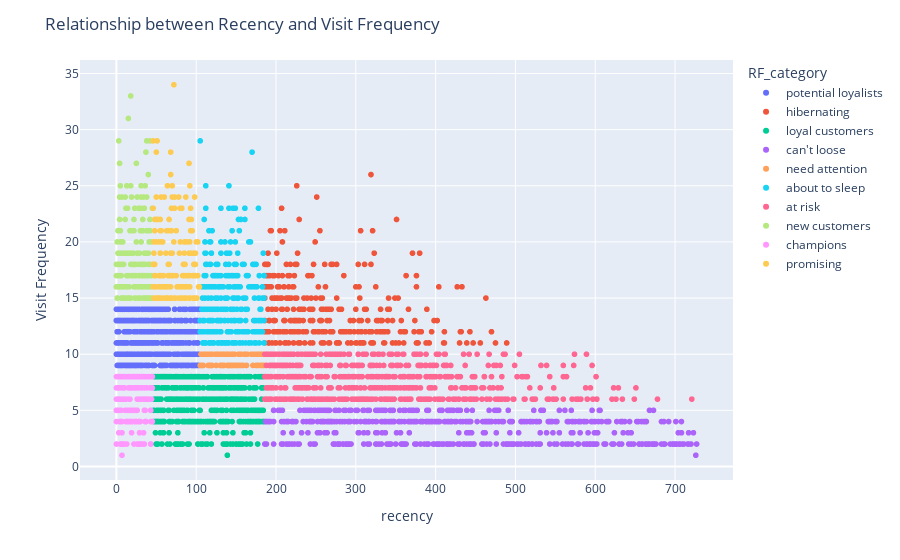

The notebook cell saved with this chart:
### Markdown cell above
# Relationship between Recency and Visit Frequency

### Code cell
fig= px.scatter(RFM, x='recency', y='Visit Frequency', color = 'RF_category')
fig.update_layout(title = 'Relationship between Recency and Visit Frequency')
fig.show()

### Figure 1 — Plotly figure (JSON) as saved in the notebook; plotly's stock layout.template omitted (floating-point values rounded to 4 significant figures; data arrays with more than 128 entries replaced by an {"elided": "..."} marker saying what was removed)
{"data": [{"hovertemplate": "RF_category=potential loyalists<br>recency=%{x}<br>Visit Frequency=%{y}<extra></extra>", "legendgroup": "potential loyalists", "marker": {"color": "#636efa", "symbol": "circle"}, "mode": "markers", "name": "potential loyalists", "showlegend": true, "type": "scattergl", "x": {"elided": "671 int values"}, "xaxis": "x", "y": {"elided": "671 int values"}, "yaxis": "y"}, {"hovertemplate": "RF_category=hibernating<br>recency=%{x}<br>Visit Frequency=%{y}<extra></extra>", "legendgroup": "hibernating", "marker": {"color": "#EF553B", "symbol": "circle"}, "mode": "markers", "name": "hibernating", "showlegend": true, "type": "scattergl", "x": {"elided": "325 int values"}, "xaxis": "x", "y": {"elided": "325 int values"}, "yaxis": "y"}, {"hovertemplate": "RF_category=loyal customers<br>recency=%{x}<br>Visit Frequency=%{y}<extra></extra>", "legendgroup": "loyal customers", "marker": {"color": "#00cc96", "symbol": "circle"}, "mode": "markers", "name": "loyal customers", "showlegend": true, "type": "scattergl", "x": {"elided": "588 int values"}, "xaxis": "x", "y": {"elided": "588 int values"}, "yaxis": "y"}, {"hovertemplate": "RF_category=can't loose<br>recency=%{x}<br>Visit Frequency=%{y}<extra></extra>", "legendgroup": "can't loose", "marker": {"color": "#ab63fa", "symbol": "circle"}, "mode": "markers", "name": "can't loose", "showlegend": true, "type": "scattergl", "x": {"elided": "564 int values"}, "xaxis": "x", "y": {"elided": "564 int values"}, "yaxis": "y"}, {"hovertemplate": "RF_category=need attention<br>recency=%{x}<br>Visit Frequency=%{y}<extra></extra>", "legendgroup": "need attention", "marker": {"color": "#FFA15A", "symbol": "circle"}, "mode": "markers", "name": "need attention", "showlegend": true, "type": "scattergl", "x": [162, 114, 132, 146, 128, 161, 107, 162, 143, 145, 163, 120, 135, 169, 181, 133, 125, 140, 162, 179, 147, 146, 145, 172, 117, 179, 164, 160, 175, 119, 106, 140, 140, 134, 131, 144, 130, 151, 143, 139, 153, 139, 124, 133, 185, 111, 111, 148, 134, 182, 115, 171, 120, 155, 106, 178, 184, 162, 117, 153, 155, 135, 140, 146, 132, 139, 126, 134, 159, 163, 139, 179, 144, 139, 154, 118, 141, 134, 150, 106, 176, 176, 119, 109, 105, 145, 126, 178, 184, 157, 175, 182, 142, 142, 126, 155, 127, 110, 161, 177, 137, 146, 108, 118, 125, 156, 148, 107, 125, 131, 116, 118, 178, 136, 108, 182, 132, 119], "xaxis": "x", "y": [10, 10, 10, 10, 10, 10, 9, 10, 10, 10, 9, 9, 10, 10, 9, 9, 10, 10, 10, 10, 10, 10, 9, 10, 10, 10, 10, 10, 9, 9, 10, 10, 9, 9, 10, 10, 9, 9, 9, 9, 10, 10, 10, 9, 9, 10, 10, 9, 10, 10, 9, 9, 10, 9, 9, 10, 9, 10, 10, 9, 10, 9, 9, 9, 10, 10, 10, 10, 9, 9, 10, 10, 9, 9, 10, 9, 9, 10, 9, 9, 9, 10, 10, 9, 9, 10, 10, 9, 10, 9, 10, 9, 9, 9, 10, 10, 10, 10, 10, 10, 10, 10, 9, 9, 9, 10, 10, 9, 9, 9, 9, 9, 10, 10, 10, 10, 9, 10], "yaxis": "y"}, {"hovertemplate": "RF_category=about to sleep<br>recency=%{x}<br>Visit Frequency=%{y}<extra></extra>", "legendgroup": "about to sleep", "marker": {"color": "#19d3f3", "symbol": "circle"}, "mode": "markers", "name": "about to sleep", "showlegend": true, "type": "scattergl", "x": {"elided": "347 int values"}, "xaxis": "x", "y": {"elided": "347 int values"}, "yaxis": "y"}, {"hovertemplate": "RF_category=at risk<br>recency=%{x}<br>Visit Frequency=%{y}<extra></extra>", "legendgroup": "at risk", "marker": {"color": "#FF6692", "symbol": "circle"}, "mode": "markers", "name": "at risk", "showlegend": true, "type": "scattergl", "x": {"elided": "667 int values"}, "xaxis": "x", "y": {"elided": "667 int values"}, "yaxis": "y"}, {"hovertemplate": "RF_category=new customers<br>recency=%{x}<br>Visit Frequency=%{y}<extra></extra>", "legendgroup": "new customers", "marker": {"color": "#B6E880", "symbol": "circle"}, "mode": "markers", "name": "new customers", "showlegend": true, "type": "scattergl", "x": {"elided": "212 int values"}, "xaxis": "x", "y": {"elided": "212 int values"}, "yaxis": "y"}, {"hovertemplate": "RF_category=champions<br>recency=%{x}<br>Visit Frequency=%{y}<extra></extra>", "legendgroup": "champions", "marker": {"color": "#FF97FF", "symbol": "circle"}, "mode": "markers", "name": "champions", "showlegend": true, "type": "scattergl", "x": {"elided": "215 int values"}, "xaxis": "x", "y": {"elided": "215 int values"}, "yaxis": "y"}, {"hovertemplate": "RF_category=promising<br>recency=%{x}<br>Visit Frequency=%{y}<extra></extra>", "legendgroup": "promising", "marker": {"color": "#FECB52", "symbol": "circle"}, "mode": "markers", "name": "promising", "showlegend": true, "type": "scattergl", "x": {"elided": "185 int values"}, "xaxis": "x", "y": {"elided": "185 int values"}, "yaxis": "y"}], "layout": {"legend": {"title": {"text": "RF_category"}, "tracegroupgap": 0}, "margin": {"t": 60}, "title": {"text": "Relationship between Recency and Visit Frequency"}, "xaxis": {"anchor": "y", "domain": [0, 1], "title": {"text": "recency"}}, "yaxis": {"anchor": "x", "domain": [0, 1], "title": {"text": "Visit Frequency"}}}}
